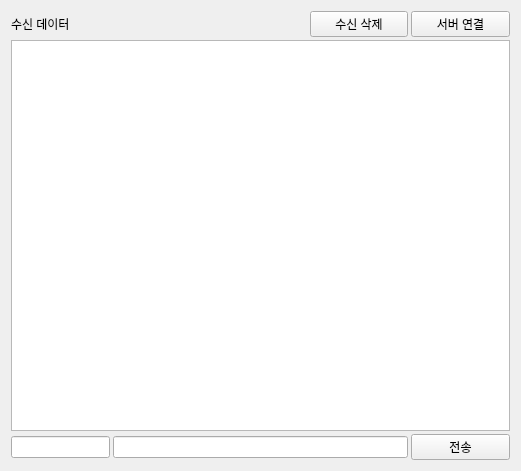
<?xml version="1.0" encoding="UTF-8"?>
<ui version="4.0">
 <class>Tab2SocketClient</class>
 <widget class="QWidget" name="Tab2SocketClient">
  <property name="geometry">
   <rect>
    <x>0</x>
    <y>0</y>
    <width>521</width>
    <height>471</height>
   </rect>
  </property>
  <property name="windowTitle">
   <string>Form</string>
  </property>
  <layout class="QVBoxLayout" name="verticalLayout_2">
   <item>
    <layout class="QVBoxLayout" name="verticalLayout">
     <property name="spacing">
      <number>3</number>
     </property>
     <item>
      <layout class="QHBoxLayout" name="horizontalLayout" stretch="6,2,2">
       <item>
        <widget class="QLabel" name="label">
         <property name="text">
          <string>수신 데이터</string>
         </property>
        </widget>
       </item>
       <item>
        <widget class="QPushButton" name="pPBrecvDataClear">
         <property name="text">
          <string>수신 삭제</string>
         </property>
        </widget>
       </item>
       <item>
        <widget class="QPushButton" name="pPBServerConnect">
         <property name="text">
          <string>서버 연결</string>
         </property>
         <property name="checkable">
          <bool>true</bool>
         </property>
        </widget>
       </item>
      </layout>
     </item>
     <item>
      <layout class="QHBoxLayout" name="horizontalLayout_2">
       <item>
        <widget class="QTextEdit" name="pTErecvData">
         <property name="font">
          <font>
           <family>Georgia</family>
           <pointsize>16</pointsize>
           <weight>75</weight>
           <italic>true</italic>
           <bold>true</bold>
          </font>
         </property>
        </widget>
       </item>
      </layout>
     </item>
     <item>
      <layout class="QHBoxLayout" name="horizontalLayout_3" stretch="2,6,2">
       <item>
        <widget class="QLineEdit" name="pLErecvId"/>
       </item>
       <item>
        <widget class="QLineEdit" name="pLEsendData"/>
       </item>
       <item>
        <widget class="QPushButton" name="pPBsendButton">
         <property name="text">
          <string>전송</string>
         </property>
        </widget>
       </item>
      </layout>
     </item>
    </layout>
   </item>
  </layout>
 </widget>
 <resources/>
 <connections/>
</ui>
